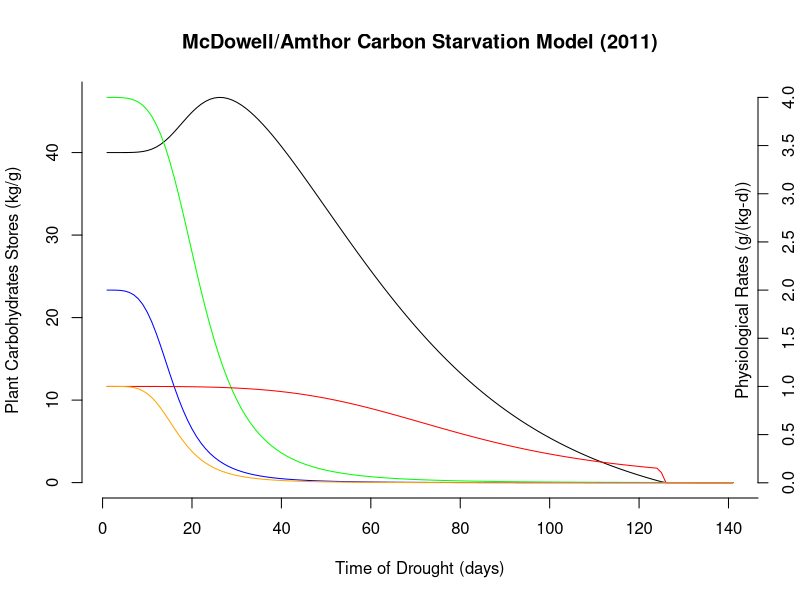

Recreate this plot in R.
#Test of tree mortality model from McDowell (2011)
#Noam Ross 1/18/2011

#clear workspace
rm(list=ls()) #clear workspace

#Parameterize
tf = 140 #time steps of model, here days since drought
b = 15 #half-life of plant growth rate decay in drought (days)
p = 21 #half-life of plant photosynthesis rate decay during drought (days)
m = 80 #half-life of maintenance respiration decay during drought (days)
g = 0.5 #ratio of growth respiration to growth
dt = 1 #size of time steps (days)

#Initialize
S0 = 40 #Initial non-structural carbohydrate content, g/kg
P0 = 4 #Initial rate of photosynthesis, g/kg-d
B0 = 2 #Initial rate of growth, g/kg-d
M0 = 1 #Initial rate of maintenance respiration, g/kg-d

#Create empty variable vectors of length tf
S = rep(0,tf); S[1] = S0
P = rep(0,tf); P[1] = P0
B = rep(0,tf); B[1] = B0
M = rep(0,tf); M[1] = M0
G = rep(0,tf); G[1] = g*B0

#Run Model
for (t in 1:tf) {								
	S[t+1] = S[t]+dt*(P[t]-B[t]-G[t]-M[t])		#Carbohydrate content is mass balance
	P[t+1] = P0*p^4/(p^4 + t^4)					#Photosynthesis and growth decay with time
	B[t+1] = B0*b^4/(b^4 + t^4)	
	G[t+1] = g*B[t]								#Growth respiration is a fraction of growth
	M[t+1] = min(M0*m^4/(m^4 + t^4),S[t+1])	#Maintenance decays with time but can't exceed the store of carbohydrate
	#M[t+1] = min(M0*(1+ (0.3*t^4/(40^4 + t^4))),S[t+1])
								
	}
	
#Plot
time = 1:(tf+1) #create time vector
plot(time, S, axes=F, type="l", main="McDowell/Amthor Carbon Starvation Model (2011)",xlab="Time of Drought (days)", ylab="Plant Carbohydrates Stores (kg/g)") #create plot of S without axes
axis(2,pretty(range(S),6))  #define left axis
par(new=T) #overwrite plot with next plot without clearing
plot(time,P,axes=F, type="l",col="green",ylab="",xlab="") #create plot of P without axes
axis(4,pretty(range(P),6)) #define right axis
lines(time,B,col="blue") #add remaining physiological data
lines(time,M,col="red")
lines(time,G,col="orange")
axis(1,pretty(range(time),7)) #define X axis
mtext("Physiological Rates (g/(kg-d))",side=4,padj=-2) #add text to right axis
